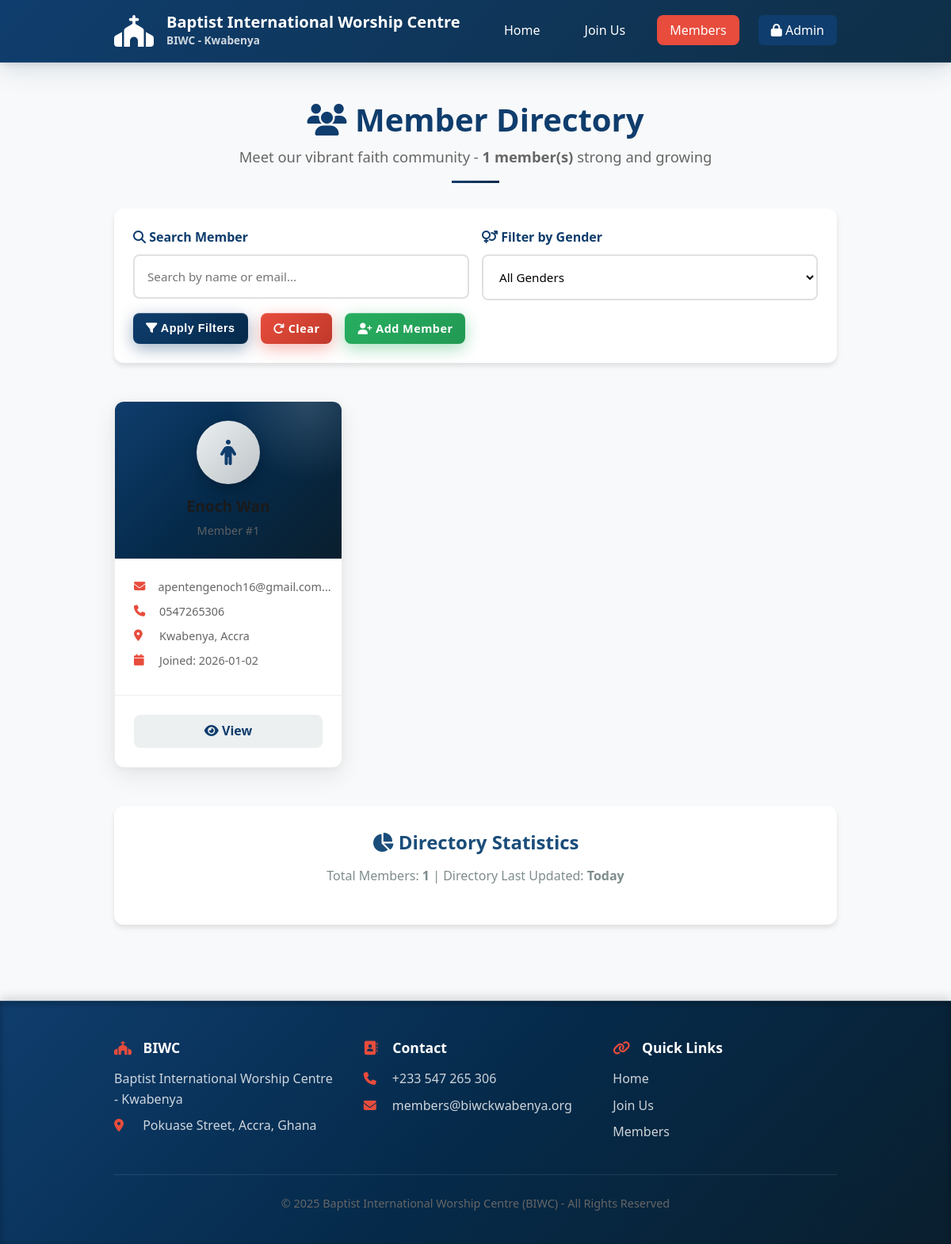
The app's page /members, older data.
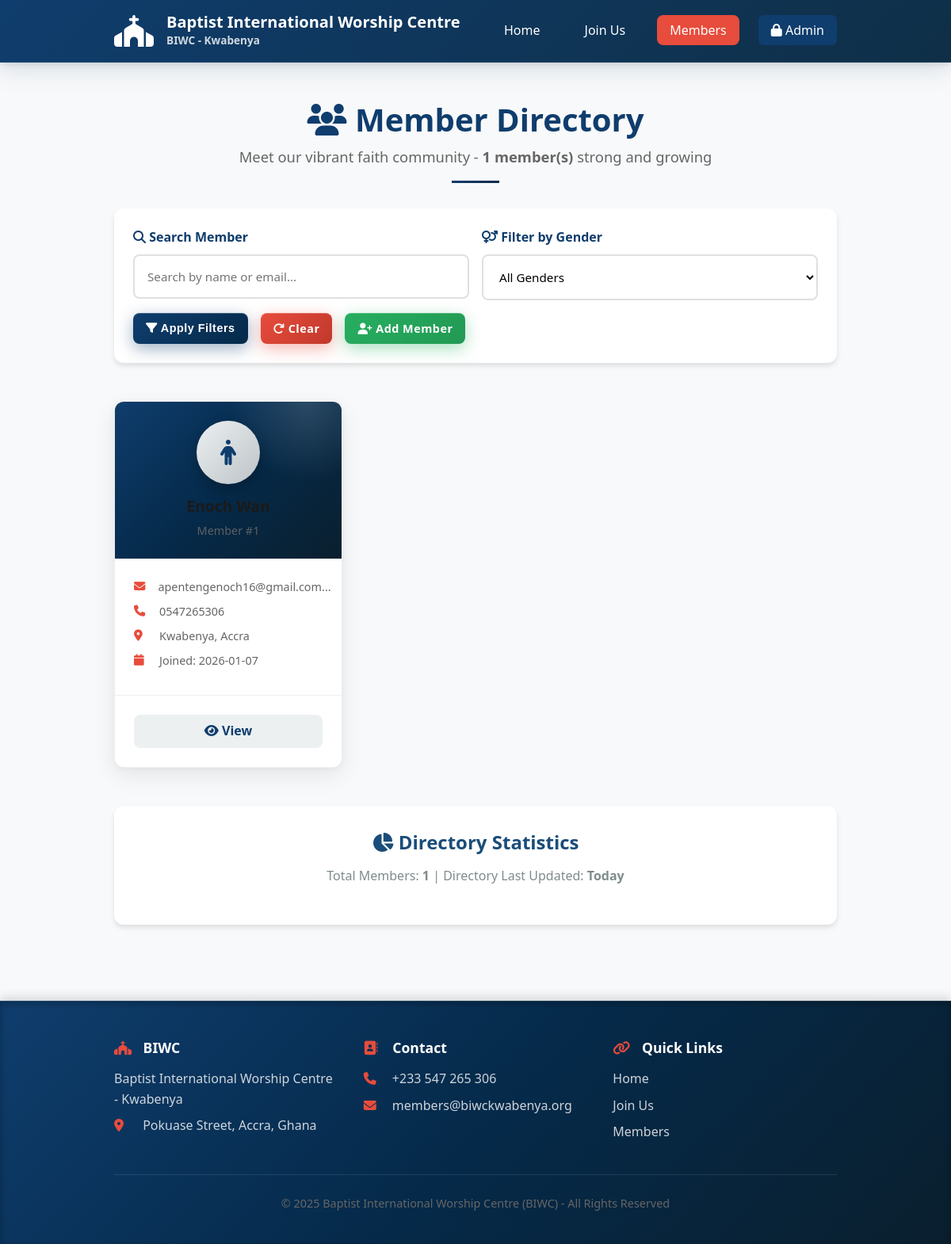
The same page, newer data.
### tables this page shows
CREATE TABLE members (
                id INTEGER PRIMARY KEY AUTOINCREMENT,
                first_name TEXT NOT NULL,
                last_name TEXT NOT NULL,
                email TEXT UNIQUE,
                phone TEXT,
                date_of_birth TEXT,
                gender TEXT,
                address TEXT,
                city TEXT,
                state TEXT,
                postal_code TEXT,
                marital_status TEXT,
                occupation TEXT,
                auxiliary_group TEXT,
                emergency_contact_name TEXT,
                emergency_contact_phone TEXT,
                spiritual_status TEXT,
                baptism_date TEXT,
                previous_church TEXT,
                skills_interests TEXT,
                membership_status TEXT DEFAULT 'active',
                join_date TIMESTAMP DEFAULT CURRENT_TIMESTAMP,
                last_updated TIMESTAMP DEFAULT CURRENT_TIMESTAMP
            );

### app.py (the view)
@app.route('/members')
def members():
    conn = get_db_connection()
    cursor = conn.cursor()
    search = request.args.get('search', '').strip()
    gender_filter = request.args.get('gender', '')
    status_filter = request.args.get('status', 'active')
    query = 'SELECT * FROM members WHERE membership_status = ?'
    params = [status_filter]
    if search:
        query += ' AND (first_name LIKE ? OR last_name LIKE ? OR email LIKE ?)'
        search_param = f'%{search}%'
        params.extend([search_param, search_param, search_param])
    if gender_filter:
        query += ' AND gender = ?'
        params.append(gender_filter)
    query += ' ORDER BY join_date DESC'
    cursor.execute(query, params)
    all_members = cursor.fetchall()
    conn.close()
    return render_template('members.html', members=all_members, search=search, gender_filter=gender_filter, status_filter=status_filter)

### app.py (called while the page is built)
def get_db_connection():
    conn = sqlite3.connect(DATABASE)
    conn.row_factory = sqlite3.Row
    return conn

### templates/members.html (shortened to what this page needs)
<!DOCTYPE html>
<html lang="en">
<head>
    <link rel="stylesheet" href="{{ url_for('static', filename='style.css') }}">
    <link rel="stylesheet" href="https://cdnjs.cloudflare.com/ajax/libs/font-awesome/6.4.0/css/all.min.css">
</head>
<body>
    <header class="header">
        <div class="container">
            <nav class="navbar">
                <a href="/" class="logo">
                    <div class="logo-icon">
                        <i class="fas fa-church"></i>
                    </div>
                    <div class="logo-text">
                        <h1>Baptist International Worship Centre</h1>
                        <p>BIWC - Kwabenya</p>
                    </div>
                </a>
                <ul class="nav-links">
                    <li><a href="/">Home</a></li>
                    <li><a href="/register">Join Us</a></li>
                    <li><a href="/members" class="active">Members</a></li>
                    <li><a href="/admin/login" style="background: #0f3d6d; color: white; padding: 0.5rem 1rem; border-radius: 6px;"><i class="fas fa-lock"></i> Admin</a></li>
                </ul>
            </nav>
        </div>
    </header>
    <main class="main-content">
        <div class="container">
            <div class="section-title" style="margin-bottom: 2rem;">
                <h2 style="font-size: 2.5rem; color: var(--primary-color); margin-bottom: 0.5rem;">
                    <i class="fas fa-users"></i> Member Directory
                </h2>
                <p style="font-size: 1.15rem; color: var(--text-light);">
                    Meet our vibrant faith community - <strong>{{ members|length }} member(s)</strong> strong and growing
                </p>
                <div style="width: 60px; height: 3px; background: var(--gradient-primary); margin: 1rem auto 0;"></div>
            </div>
            <div class="filters" style="background: white; padding: 1.5rem; border-radius: 12px; box-shadow: 0 4px 6px rgba(0,0,0,0.1); margin-bottom: 2rem;">
                <form method="GET" action="/members">
                    <div class="filter-row">
                        <div class="filter-group">
                            <label for="search" style="font-weight: 600; color: var(--primary-color);"><i class="fas fa-search"></i> Search Member</label>
                            <input type="text" id="search" name="search" placeholder="Search by name or email..."
                                   value="{{ search }}" class="form-control" style="border: 2px solid var(--border-color);">
                        </div>
                        <div class="filter-group">
                            <label for="gender" style="font-weight: 600; color: var(--primary-color);"><i class="fas fa-venus-mars"></i> Filter by Gender</label>
                            <select id="gender" name="gender" class="form-control" style="border: 2px solid var(--border-color);">
                                <option value="">All Genders</option>
                            </select>
                        </div>
                    </div>
                    <div class="filter-buttons" style="margin-top: 1rem;">
                        <button type="submit" class="btn btn-primary btn-small">
                            <i class="fas fa-filter"></i> Apply Filters
                        </button>
                        <a href="/members" class="btn btn-secondary btn-small">
                            <i class="fas fa-redo"></i> Clear
                        </a>
                        <a href="/register" class="btn btn-success btn-small">
                            <i class="fas fa-user-plus"></i> Add Member
                        </a>
                    </div>
                </form>
            </div>
            {% if members %}
            <div class="members-grid hide-mobile">
                {% for member in members %}
                <div class="member-card slide-up">
                    <div class="member-card-header">
                        <div class="member-avatar">
                            <i class="fas {% if member.gender == 'Female' %}fa-female{% else %}fa-male{% endif %}"></i>
                        </div>
                        <h3 style="margin: 0; font-size: 1.2rem;">{{ member.first_name }} {{ member.last_name }}</h3>
                        <p style="margin: 0.5rem 0 0 0; font-size: 0.9rem; opacity: 0.9;">Member #{{ member.id }}</p>
                    </div>
                    <div class="member-card-body">
                        <div class="member-info">
                            <i class="fas fa-envelope"></i>
                            <span title="{{ member.email }}">{{ member.email[:25] }}...</span>
                        </div>
                        {% if member.phone %}
                        <div class="member-info">
                            <i class="fas fa-phone"></i>
                            <span>{{ member.phone }}</span>
                        </div>
                        {% endif %}
                        {% if member.city %}
                        <div class="member-info">
                            <i class="fas fa-map-marker-alt"></i>
                            <span>{{ member.city }}, {{ member.state }}</span>
                        </div>
                        {% endif %}
                        <div class="member-info">
                            <i class="fas fa-calendar"></i>
                            <span>Joined: {{ member.join_date[:10] }}</span>
                        </div>
                    </div>
                    <div class="member-card-footer">
                        <a href="/member/{{ member.id }}" title="View full details">
                            <i class="fas fa-eye"></i> View
                        </a>
                    </div>
                </div>
                {% endfor %}
            </div>
            {% endif %}
            {% if members %}
            <div style="background: white; border-radius: 12px; box-shadow: 0 4px 6px rgba(0, 0, 0, 0.1); padding: 2rem; margin-top: 2rem; text-align: center;">
                <h3 style="color: #1a4d7a; margin-bottom: 1rem;">
                    <i class="fas fa-chart-pie"></i> Directory Statistics
                </h3>
                <p style="color: #7f8c8d;">
                    Total Members: <strong>{{ members|length }}</strong> |
                    Directory Last Updated: <strong>Today</strong>
                </p>
            </div>
            {% endif %}
        </div>
    </main>
    <footer class="footer">
        <div class="container">
            <div class="footer-content">
                <div class="footer-section">
                    <h3><i class="fas fa-church"></i> BIWC</h3>
                    <p>Baptist International Worship Centre - Kwabenya</p>
                    <p><i class="fas fa-map-marker-alt"></i> Pokuase Street, Accra, Ghana</p>
                </div>
                <div class="footer-section">
                    <h3><i class="fas fa-address-book"></i> Contact</h3>
                    <p><i class="fas fa-phone"></i> +233 547 265 306</p>
                    <p><i class="fas fa-envelope"></i> members@biwckwabenya.org</p>
                </div>
                <div class="footer-section">
                    <h3><i class="fas fa-link"></i> Quick Links</h3>
                    <p><a href="/">Home</a></p>
                    <p><a href="/register">Join Us</a></p>
                    <p><a href="/members">Members</a></p>
                </div>
            </div>
            <div class="footer-bottom">
                <p>&copy; 2025 Baptist International Worship Centre (BIWC) - All Rights Reserved</p>
            </div>
        </div>
    </footer>
</body>
</html>

Row changes from the older to the newer data that the page shows:
changed members "apentengenoch16@gmail.com": join_date "2026-01-02" → "2026-01-07"
